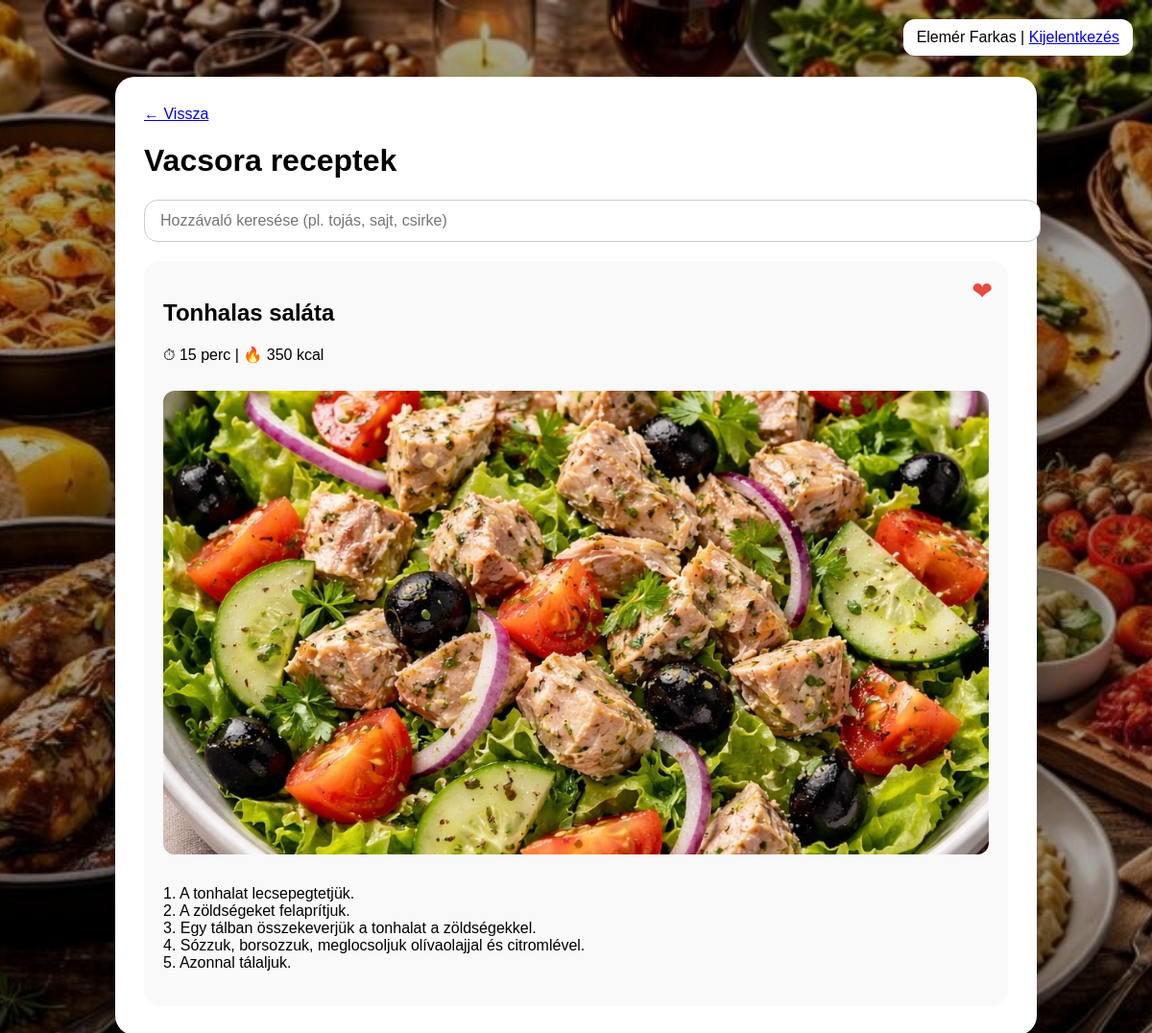
The app's page /receptek.php?id=3 (signed in) with its own data.
### tables this page shows
CREATE TABLE `receptek` (
  `id` int(11) NOT NULL,
  `cim` varchar(255) NOT NULL,
  `kategoria` enum('Reggeli','Ebéd','Vacsora','kedvencek') NOT NULL,
  `ido` int(11) NOT NULL,
  `kaloria` int(11) NOT NULL,
  `hozzavalok` text NOT NULL,
  `leiras` text NOT NULL,
  `kep` varchar(255) NOT NULL,
  `user_id` int(11) NOT NULL
);

### receptek.php (the view, shortened to what this page needs)
<?php
$user_id = (int)$_SESSION["user_id"];
$conn = new mysqli("localhost","root","","zsebszakács");
$conn->set_charset("utf8mb4");
$id  = (int)($_GET["id"] ?? 0);
$cat = $_GET["cat"] ?? "reggeli";
$ing = trim($_GET["ing"] ?? "");
$cat = mb_strtolower($cat, "UTF-8");
$pageTitleCat = $cat;
if ($id > 0) {
    $rq = $conn->prepare("SELECT kategoria FROM receptek WHERE id=?");
    $rq->bind_param("i", $id);
    $rq->execute();
    $rrow = $rq->get_result()->fetch_assoc();
    if ($rrow && !empty($rrow["kategoria"])) {
        $k = trim(mb_strtolower($rrow["kategoria"], "UTF-8"));
        $pageTitleCat = $k;
    }
}
$fav = [];
$fq = $conn->prepare("SELECT recept_id FROM kedvencek WHERE user_id=?");
$fq->bind_param("i", $user_id);
$fq->execute();
$fr = $fq->get_result();
while ($row = $fr->fetch_assoc()) {
    $fav[(int)$row["recept_id"]] = true;
}
$params = [];
$types  = "";
$sql    = "";
if ($id > 0) {
    $sql = "SELECT * FROM receptek WHERE id=?";
    $params[] = $id;
    $types .= "i";
}
$stmt = $conn->prepare($sql);
$stmt->bind_param($types, ...$params);
$stmt->execute();
$res = $stmt->get_result();
?>
<!DOCTYPE html>
<html lang="hu">
<head>
</head>
<body>
<div class="overlay">
<div class="top">
<?= htmlspecialchars($_SESSION["username"]) ?> |
<a href="kijelentkezes.php">Kijelentkezés</a>
</div>
<div class="container">
<a href="index.php">← Vissza</a>
<h1><?= ($pageTitleCat==="kedvencek" ? "Kedvencek" : ucfirst($pageTitleCat)." receptek") ?></h1>
<form method="get" class="search-box">
    <input
        type="text"
        name="ing"
        placeholder="Hozzávaló keresése (pl. tojás, sajt, csirke)"
        value="<?= htmlspecialchars($ing) ?>"
    >
</form>
<?php while ($r = $res->fetch_assoc()): ?>
    <?php $rid = (int)$r["id"]; ?>
    <div class="recept" id="recept-<?= $rid ?>">
        <span
            class="fav-btn <?= isset($fav[$rid]) ? "active" : "" ?>"
            onclick="toggleFav(this, <?= $rid ?>)"
            title="Kedvencekhez"
        >❤</span>
        <h2><?= htmlspecialchars($r['cim'] ?? "") ?></h2>
        <p>⏱ <?= (int)($r['ido'] ?? 0) ?> perc | 🔥 <?= (int)($r['kaloria'] ?? 0) ?> kcal</p>
        <?php if (!empty($r['kep'])): ?>
            <img src="kepek/<?= htmlspecialchars($r['kep']) ?>" alt="<?= htmlspecialchars($r['cim'] ?? "") ?>">
        <?php endif; ?>
        <p><?= nl2br(htmlspecialchars($r['leiras'] ?? "")) ?></p>
    </div>
<?php endwhile; ?>
</div>
</div>
</body>
</html>

### records on screen
receptek: kategoria "Vacsora", cim "Tonhalas saláta", ido "15", kaloria "350", kep (picture), leiras "1. A tonhalat lecsepegtetjük. 2. A zöldségeket felaprítjuk. 3. Egy tálban összekeverjük a tonhalat a zöldségekkel. 4. Sózzuk, borsozzuk, meglocsoljuk olívaolajjal és citromlével. 5. Azonnal tálaljuk."

### other values on screen
$_SESSION["username"] "Elemér Farkas"
